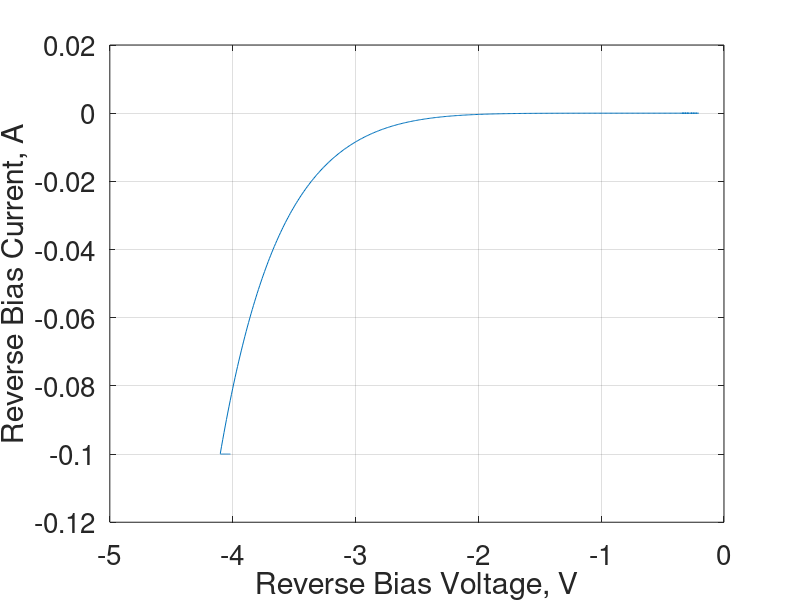
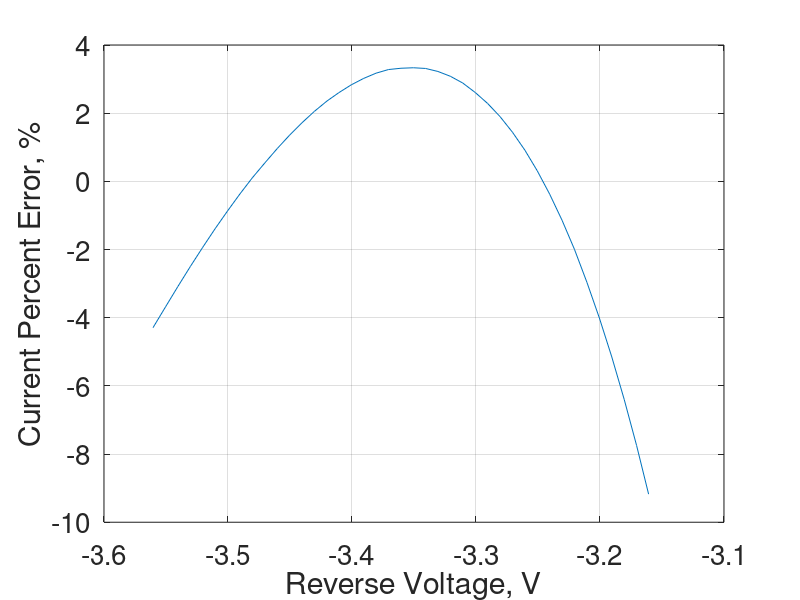

Here is the MATLAB script that generated these plots, in order:
%% ECE 342
close all;

zener_data = csvread('zener_reverse.csv');

v_R = zener_data(:, 2);
i_R = zener_data(:, 1);

%% Plot I-V characteristic

plot(v_R, i_R);
grid on;
hold on;
ylim([-0.12 0.02]);
ylabel('Reverse Bias Current, A');
xlabel('Reverse Bias Voltage, V');

% vz = interp1(i_R, v_R, -20e-3)
% line([vz vz], [-0.12 0.02],'linestyle', '--');

i_R_sub = i_R(295:335);
v_R_sub = v_R(295:335);

i_R_fit = polyfit(v_R_sub, i_R_sub, 1)
equation = i_R_fit(1)*v_R_sub + i_R_fit(2);
set(gca,'fontsize',20);

%plot(v_R_sub, equation);
%legend('Reverse Bias Current', 'Reverse Bias Current Best Fit Line');

%% Find % error

figure(2);
error_percent = 100 * ((equation - i_R_sub) ./ i_R_sub);
plot(v_R_sub, error_percent);
grid on;
xlabel('Reverse Voltage, V');
ylabel('Current Percent Error, %');
set(gca,'fontsize',20);